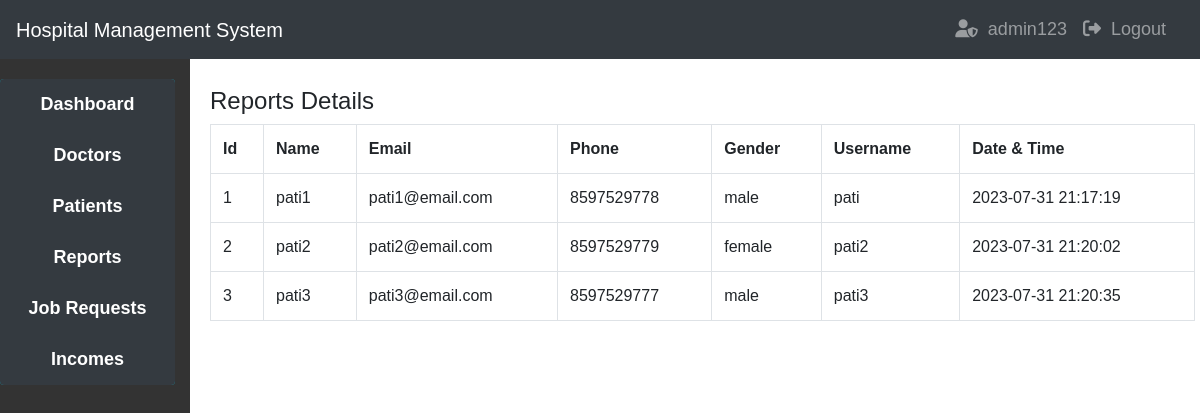
The app's page /admin/patient.php (signed in) with its own data.
### tables this page shows
CREATE TABLE `patients` (
  `id` int(100) NOT NULL,
  `name` varchar(100) NOT NULL,
  `email` varchar(100) NOT NULL,
  `phone` varchar(100) NOT NULL,
  `gender` varchar(50) NOT NULL,
  `username` varchar(50) NOT NULL,
  `password` varchar(100) NOT NULL,
  `date_reg` datetime NOT NULL
);

### admin/patient.php (the view, shortened to what this page needs)
<?php
if(isset($_SESSION['admin'])){
    include("../include/header.php");
}
else{
    header("location:../index.php");
}
?>
<!DOCTYPE html>
<html lang="en">
<head>
    <link rel="stylesheet" href="https://cdn.jsdelivr.net/npm/bootstrap@4.6.2/dist/css/bootstrap.min.css">
    <link rel="stylesheet" href="style.css">
</head>
<body>
    <div class="container-fluid">
        <div class="row">
            <div class="col-md-2 sidebar">
                <?php
                    include("./sidebar.php");
                ?>
            </div>
            <div class="col-md-10 main-content">
                <h4 class="my-2">Reports Details</h4>
                <div id="show">
                    <?php
                    $query = "SELECT * FROM patients ORDER BY date_reg ASC";
                    $result = mysqli_query($connect, $query);
                    $output = "";
                    if(mysqli_num_rows($result)>0){
                        $output .= "
                        <div class='table-responsive'>
                            <table class='table table-bordered'>
                                <tr>
                                    <th>Id</th>
                                    <th>Name</th>
                                    <th>Email</th>
                                    <th>Phone</th>
                                    <th>Gender</th>
                                    <th>Username</th>
                                    <th>Date & Time</th>
                                </tr>";
                        while ($row = mysqli_fetch_array($result)) {
                            $output .= "<tr>
                                <td>" . $row['id'] . "</td>
                                <td>" . $row['name'] . "</td>
                                <td>" . $row['email'] . "</td>
                                <td>" . $row['phone'] . "</td>
                                <td>" . $row['gender'] . "</td>
                                <td>" . $row['username'] . "</td>
                                <td>" . $row['date_reg'] . "</td>
                            </tr>";
                        }
                        $output .= "
                            </table>
                        </div>
                        ";
                    }
                    else{
                        $output .= "<table class='table table-bordered'>
                        <tr>
                            <th colspan='6'>There are no patients yet.</th>
                        </tr>
                        </table>";
                    }
                    echo $output;
                    ?>
                </div>
            </div>
        </div>
    </div>
</body>
</html>

### admin/style.css (style rules this page uses)
* { margin: 0; padding: 0; }
body { font-family: Arial, sans-serif; }
.container-fluid { padding: 0; }
.sidebar { background-color: #333333; padding-top: 20px; min-height: 100vh; }
.main-content { padding: 20px; }

### include/header.php (style rules this page uses)
body { font-family: Arial, sans-serif; }

### records on screen
patients: id "1", name "pati1", email "pati1@email.com", phone "8597529778", gender "male", username "pati", date_reg "2023-07-31 21:17:19"
patients: id "2", name "pati2", email "pati2@email.com", phone "8597529779", gender "female", username "pati2", date_reg "2023-07-31 21:20:02"
patients: id "3", name "pati3", email "pati3@email.com", phone "8597529777", gender "male", username "pati3", date_reg "2023-07-31 21:20:35"

### other values on screen
$user "admin123"
